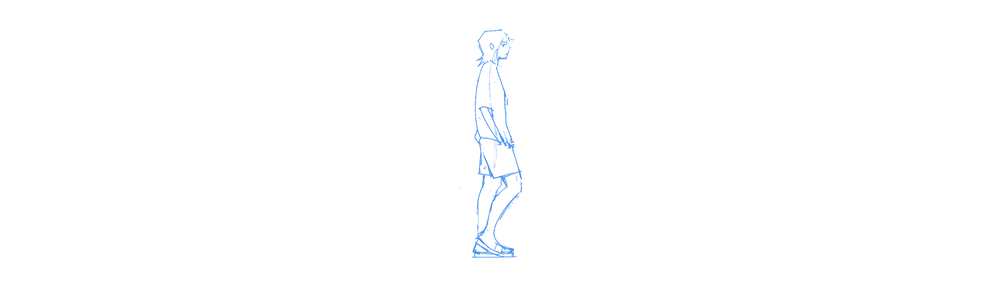
#> input picture testdata/Motion/A/Walk/Walk2a.png, 1000 x 289 px, shrunk from 7840 x 2268 before the run; its folder holds only this picture in this run
$ python main.py
#> lines starting #> are read from the running program, lines starting #| are printed output that depends on the picture
### autocrop/__init__.py
"""Autocrop library.

Supporting utils for cropping images with a shared pivot point.
"""
from typing import Optional, Tuple, List
import glob
from dataclasses import dataclass
import math
from pathlib import Path
from PIL import Image
import numpy as np
import sys
from copy import copy


X: int = 0
Y: int = 1


DirectoryGroups = List[List[str]]
Pivot = Tuple[float, float]


Int2 = Tuple[int, int]
Int4 = Tuple[int, int, int, int]


class BColors:
    HEADER = '\033[95m'
    OKBLUE = '\033[94m'
    OKCYAN = '\033[96m'
    OKGREEN = '\033[92m'
    WARNING = '\033[93m'
    FAIL = '\033[91m'
    ENDC = '\033[0m'
    BOLD = '\033[1m'
    UNDERLINE = '\033[4m'


def round_down(v: int, n: int) -> int:
    """Round v to the nearest multiple of n.
    `round(63, 4) -> 60`
    """
    return n * math.floor(v / n)


def round_up(v: int, n: int) -> int:
    """Round v to the nearest multiple of n.
    `round(63, 4) -> 64`
    """
    return n * math.ceil(v / n)


@dataclass
class BoundingBox:
    min_x: int
    min_y: int
    max_x: int
    max_y: int

    @staticmethod
    def from_image(image: Image, invert: bool = False) -> Optional["BoundingBox"]:
        """Constructs a bounding box from an image."""
        # `getbbox` only trims the black border. Thus we must
        # first replace white border before computing the
        # bounding box.
        data = np.array(image)
        red, green, blue, alpha = data.T
        white_areas = (red == 255) & (blue == 255) & (
            green == 255) & (alpha == 0)
        # replace (255,255,255,0) with (0,0,0,0)
        data[..., :-1][white_areas.T] = (0, 0, 0)
        image = Image.fromarray(data)

        img_result = image.getbbox()
        if img_result is None:
            print(BColors.WARNING +
                  "WARNING: Image is empty! Ignoring." + BColors.ENDC)
            return None
        min_x, min_y, max_x, max_y = img_result
        return BoundingBox(min_x, min_y, max_x, max_y)

    def grow_to_fit(self, other: "BoundingBox"):
        """Grow this bounding box to fit another."""
        self.min_x = min(other.min_x, self.min_x)
        self.min_y = min(other.min_y, self.min_y)
        self.max_x = max(other.max_x, self.max_x)
        self.max_y = max(other.max_y, self.max_y)

    def round_bounds(self, n: int):
        """Rounds bounds the nearest nth pixel"""
        self.min_x = round_down(self.min_x, n)
        self.min_y = round_down(self.min_y, n)
        self.max_x = round_up(self.max_x, n)
        self.max_y = round_up(self.max_y, n)

    def __str__(self) -> str:
        return f"({self.min_x}, {self.min_y}) ({self.max_x}, {self.max_y})"

    def crop(self, image: Image) -> Image:
        """Crops an image using this bounding box."""
        return image.crop((self.min_x, self.min_y, self.max_x, self.max_y))


def get_bboxes(root_path: Path, input_dirs: List[str]) -> List[Optional[BoundingBox]]:
    """Loads image boundting boxes from the directory."""
    bbs: List[Optional[BoundingBox]] = []

    for input_dir in input_dirs:
        input_path: Path = root_path / input_dir
        for infile in glob.glob(f"{input_path}/**/*.png", recursive=True):
            with Image.open(infile) as image:
                bbs.append(BoundingBox.from_image(image))

    return bbs


# [8 lines left out: function draw_square, not called in this run]


def get_total_bbox(bbs: List[Optional[BoundingBox]]) -> Optional[BoundingBox]:
    """Get the bounding box that covers all images in a directory and overwrites with a cropped version."""
    total_bb: Optional[BoundingBox] = None
    for bb in bbs:
        if bb is not None:
            if total_bb is None:
                total_bb = copy(bb)
            else:
                total_bb.grow_to_fit(bb)

    total_bb.round_bounds(4)
    return total_bb


def get_adjusted_bbox(bb: BoundingBox, total_bb: BoundingBox, pivot: Pivot) -> BoundingBox:
    """Given a bounding box `bb` that is contained within `total_bb`,
    Return `bb` shrunk as much as possible while keeping `pivot` at the same relative location.
    """
    adjusted_bb: BoundingBox = copy(bb)

    print(f"  Adjusting Pivot with {adjusted_bb}...")
    if pivot[X] == 0.0:
        adjusted_bb.min_x = total_bb.min_x
    elif pivot[X] == 1.0:
        adjusted_bb.max_x = total_bb.max_x
    else:
        pivot_ratio_x: float = pivot[X] / (1 - pivot[X])
        d_min_x: int = bb.min_x - total_bb.min_x
        d_max_x: int = total_bb.max_x - bb.max_x

        # If the min shrunk too much relative to the max
        if d_max_x == 0 or (d_min_x / d_max_x) > pivot_ratio_x:
            offset_x = int(d_min_x - d_max_x * pivot_ratio_x)
            adjusted_bb.min_x -= offset_x
        else:
            offset_x = int(d_max_x - d_min_x / pivot_ratio_x)
            adjusted_bb.max_x += offset_x

    if pivot[Y] == 0.0:
        adjusted_bb.min_y = total_bb.min_y
    elif pivot[Y] == 1.0:
        adjusted_bb.max_y = total_bb.max_y
    else:
        pivot_ratio_y: float = pivot[Y] / (1 - pivot[Y])
        d_min_y: int = bb.min_y - total_bb.min_y
        d_max_y: int = total_bb.max_y - bb.max_y

        # If the min shrunk too much relative to the max
        if d_max_y == 0 or (d_min_y / d_max_y) > pivot_ratio_y:
            offset_y = int(d_min_y - d_max_y * pivot_ratio_y)
            adjusted_bb.min_y -= offset_y
        else:
            offset_y = int(d_max_y - d_min_y / pivot_ratio_y)
            adjusted_bb.max_y += offset_y

    adjusted_bb.round_bounds(4)
    return adjusted_bb


def crop_images(root_path: Path, input_dirs: List[str], pivot: Pivot, output_path: Path, debug: bool = False):
    """Crop images in this path and save the output to output_path"""
    print("Processing images in the following directories:", input_dirs)
    print("Using pivot", pivot)

    bbs: List[Optional[BoundingBox]] = get_bboxes(root_path, input_dirs)
    if len(bbs) == 0:
        print(f"    Input directories had no .png files.", file=sys.stderr)
        return

    total_bb: Optional[BoundingBox] = get_total_bbox(bbs)

    for input_dir in input_dirs:
        input_path: Path = root_path / input_dir
        for i, infile in enumerate(glob.glob(f"{input_path}/**/*.png", recursive=True)):
            with Image.open(infile) as image:
                bb = BoundingBox.from_image(image)

                if bb is None:
                    continue

                adjusted_bb: BoundingBox = get_adjusted_bbox(
                    bb, total_bb, pivot)
                print("  Adjusted bb to", adjusted_bb)
                cropped_image: Image = adjusted_bb.crop(image)

                if debug:
                    pivot_x = int(cropped_image.width *
                                  pivot[X])
                    pivot_y = int(cropped_image.height * pivot[Y])
                    draw_square(cropped_image, (pivot_x, pivot_y), radius=4)

                output_file: Path = output_path / \
                    Path(infile).relative_to(root_path)
                output_file.parent.mkdir(parents=True, exist_ok=True)

                print("  Writing to", output_file)
                cropped_image.save(output_file)

### main.py
"""Autocrop tool

This Python script consumes a list of input directories of PNG files and crops them.
The user must specify a pivot for each group of directories. This pivot location is guaranteed to be
Preserved during the crop. For example, (0.5, 0.5) ensures that the pivot is centered on the image.
Use config.py to edit the input config.

Email: joshikatsu@gmail.com
"""
from pathlib import Path
from typing import List, Tuple
from autocrop import crop_images, Pivot
import config


def main(root_dir: str, output_dir: str, inputs: List[Tuple[Pivot, List[List[str]]]]):
    root_path: Path = Path(root_dir)
    output_path: Path = Path(output_dir)
    for pivot, group in inputs:
        for input_dirs in group:
            crop_images(root_path, input_dirs, pivot, output_path)
#> in get_bboxes, image is the input picture: PIL image 1000x289 RGBA; mean R, G, B, A 0.9, 2.1, 3.7, 1
#> in from_image, `red, green, blue, alpha = data.T`:
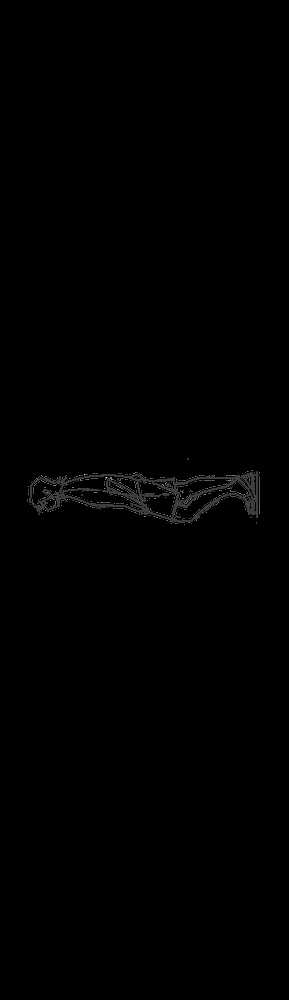
#> red: shape (1000, 289); min 0, max 255, mean 0.9
#> in from_image, `red, green, blue, alpha = data.T`:
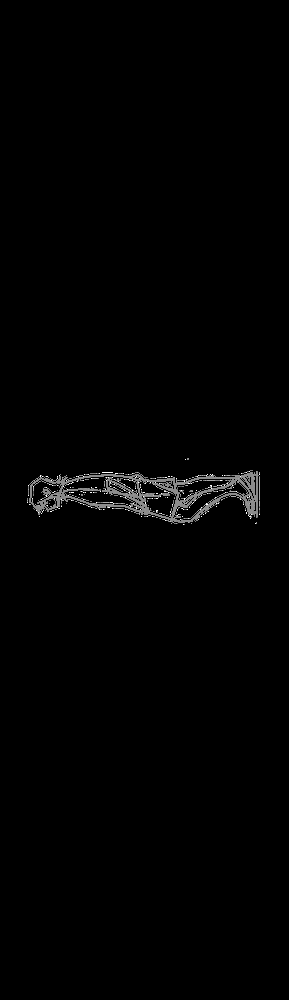
#> green: shape (1000, 289); min 0, max 255, mean 2.1
#> in from_image, `red, green, blue, alpha = data.T`:
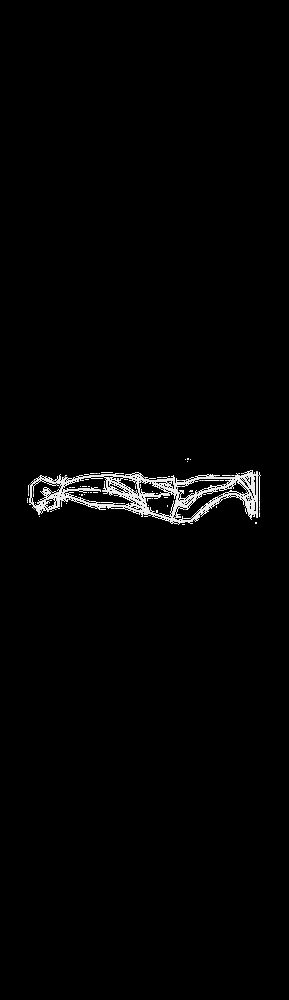
#> blue: shape (1000, 289); min 0, max 255, mean 3.7
#> in from_image, `white_areas = (red == 255) & (blue == 255) & ( green == 255) & (alpha ..`: white_areas: shape (1000, 289) bool; every value is 0
#> in from_image, `img_result = image.getbbox()`: img_result = (458, 27, 525, 261)
#> in from_image, `min_x, min_y, max_x, max_y = img_result`: min_x = 458; min_y = 27; max_x = 525; max_y = 261
#> in crop, `return image.crop((self.min_x, self.min_y, self.max_x, self.max_y))`:
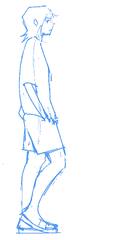
#> returned value: PIL image 124x240 RGBA; mean R, G, B, A 8.5, 20.8, 35.9, 10.1; transparent parts drawn white


if __name__ == "__main__":
    main(config.root_dir, config.output_dir, config.inputs)
